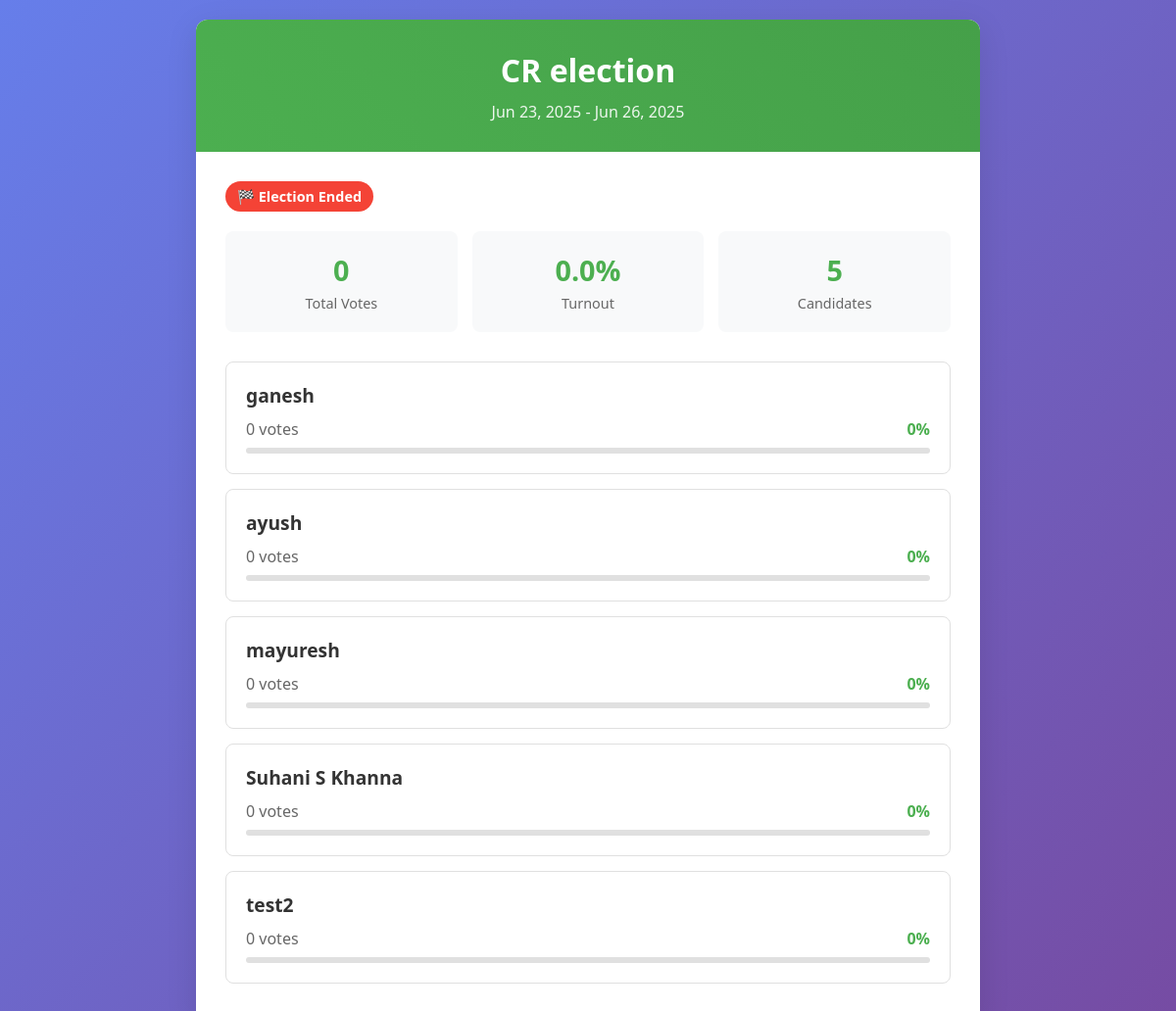
Screenshot of /results/8/ (signed in) with the database file from the repository.
### voting/models.py (models this page shows, shortened)
class Election(models.Model):
    name = models.CharField(max_length=255)
    start_date = models.DateTimeField()
    end_date = models.DateTimeField()
    is_active = models.BooleanField(default=True)
    def is_voting_open(self):
        now = timezone.now()
        return self.is_active and self.start_date <= now <= self.end_date
    def has_ended(self):
        return timezone.now() > self.end_date

class CandidateProfile(models.Model):
    user = models.OneToOneField(CustomUser, on_delete=models.CASCADE)
    manifesto = models.TextField(blank=True, help_text="Your campaign manifesto and promises")
    slogan = models.CharField(max_length=200, blank=True, help_text="Campaign slogan or motto")
    votes_received = models.IntegerField(default=0)

class CustomUser(AbstractUser):
    ROLE_CHOICES = (
        ('voter', 'Voter'),
        ('candidate', 'Candidate'),
        ('admin', 'Admin'),
    )
    BRANCH_CHOICES = [
        ('CSE', 'Computer Science'),
        ('ECE', 'Electronics and Communication'),
        ('ME', 'Mechanical'),
        ('CE', 'Civil'),
        ('EE', 'Electrical'),
    ]
    YEAR_CHOICES = [
        ('1', 'First Year'),
        ('2', 'Second Year'),
        ('3', 'Third Year'),
        ('4', 'Fourth Year'),
    ]
    role = models.CharField(max_length=10, choices=ROLE_CHOICES, default='voter')
    email = models.EmailField(unique=True)
    branch = models.CharField(max_length=50, choices=BRANCH_CHOICES, default='CSE')
    year_of_study = models.CharField(max_length=1, choices=YEAR_CHOICES, default='1')
    USERNAME_FIELD = 'email'
    REQUIRED_FIELDS = ['username']

### voting/views.py (the view)
# urls.py: path('results/', views.election_results, name='election_results'),
@login_required
def election_results(request, election_id=None):
    election = (get_object_or_404(Election, id=election_id) if election_id
               else Election.objects.filter(is_active=True).first())
    if not election:
        return render(request, 'voting/no_active_election.html')
    if request.user.role != 'admin' and not election.has_ended():
        raise PermissionDenied("Results viewable by admins only or after election ends.")
    candidates_with_votes = []
    for candidate in CandidateProfile.objects.all():
        vote_count = Vote.objects.filter(candidate=candidate, election=election).count()
        candidates_with_votes.append({
            'candidate': candidate,
            'votes': vote_count,
            'percentage': 0
        })
    total_votes = sum(item['votes'] for item in candidates_with_votes)
    for item in candidates_with_votes:
        if total_votes > 0:
            item['percentage'] = round((item['votes'] / total_votes) * 100, 2)
    candidates_with_votes.sort(key=lambda x: x['votes'], reverse=True)
    total_eligible_voters = VoterProfile.objects.count()
    voter_turnout = round((total_votes / total_eligible_voters) * 100, 2) if total_eligible_voters > 0 else 0
    return render(request, 'voting/results.html', {
        'election': election,
        'candidates_with_votes': candidates_with_votes,
        'total_votes': total_votes,
        'total_eligible_voters': total_eligible_voters,
        'voter_turnout': voter_turnout,
        'election_ended': election.has_ended(),
        'election_active': election.is_voting_open(),
    })

### voting/templates/voting/results.html (shortened to what this page needs)
<!DOCTYPE html>
<html lang="en">
<head>
</head>
<body>
    <div class="container">
        <div class="header">
            <h1>{{ election.name }}</h1>
            <p>{{ election.start_date|date:"M j, Y" }} - {{ election.end_date|date:"M j, Y" }}</p>
        </div>
        <div class="content">
            {% if election_active %}
                <span class="status status-active">🗳️ Voting Open</span>
            {% elif election_ended %}
                <span class="status status-ended">🏁 Election Ended</span>
            {% else %}
                <span class="status status-inactive">⏳ Voting Closed</span>
            {% endif %}
            <div class="stats">
                <div class="stat">
                    <div class="stat-number">{{ total_votes }}</div>
                    <div class="stat-label">Total Votes</div>
                </div>
                <div class="stat">
                    <div class="stat-number">{{ voter_turnout }}%</div>
                    <div class="stat-label">Turnout</div>
                </div>
                <div class="stat">
                    <div class="stat-number">{{ candidates_with_votes|length }}</div>
                    <div class="stat-label">Candidates</div>
                </div>
            </div>
            {% if candidates_with_votes %}
                {% for item in candidates_with_votes %}
                    <div class="candidate">
                        <div class="candidate-name">
                            {{ item.candidate.user.get_full_name|default:item.candidate.user.username }}
                        </div>
                        <div class="vote-bar">
                            <span class="votes">{{ item.votes }} vote{{ item.votes|pluralize }}</span>
                            <span class="percentage">{{ item.percentage }}%</span>
                        </div>
                        <div class="progress">
                        </div>
                    </div>
                {% endfor %}
            {% else %}
                <div class="no-results">
                    <h3>No votes cast yet</h3>
                    <p>Results will appear once voting begins</p>
                </div>
            {% endif %}
        </div>
    </div>
</body>
</html>

### voting/templates/voting/results.html (style rules this page uses)
* { margin: 0; padding: 0; box-sizing: border-box; }
body { font-family: 'Segoe UI', Tahoma, Geneva, Verdana, sans-serif; background: linear-gradient(135deg, #667eea 0%, #764ba2 100%); min-height: 100vh; padding: 20px; }
.container { max-width: 800px; margin: 0 auto; background: white; border-radius: 12px; box-shadow: 0 8px 32px rgba(0,0,0,0.1); overflow: hidden; }
.header { background: linear-gradient(45deg, #4CAF50, #45a049); color: white; padding: 30px; text-align: center; }
.header h1 { font-size: 2em; margin-bottom: 10px; }
.header p { opacity: 0.9; }
.content { padding: 30px; }
.stats { display: grid; grid-template-columns: repeat(auto-fit, minmax(150px, 1fr)); gap: 15px; margin-bottom: 30px; }
.stat { text-align: center; padding: 20px; background: #f8f9fa; border-radius: 8px; }
.stat-number { font-size: 1.8em; font-weight: bold; color: #4CAF50; }
.stat-label { color: #666; font-size: 0.9em; margin-top: 5px; }
.candidate { border: 1px solid #e0e0e0; border-radius: 8px; padding: 20px; margin-bottom: 15px; position: relative; transition: transform 0.2s; }
.candidate-name { font-size: 1.2em; font-weight: bold; margin-bottom: 10px; color: #333; }
.vote-bar { display: flex; justify-content: space-between; align-items: center; margin-bottom: 8px; }
.votes { color: #666; }
.percentage { font-weight: bold; color: #4CAF50; }
.progress { width: 100%; height: 6px; background: #e0e0e0; border-radius: 3px; overflow: hidden; }
.status { display: inline-block; padding: 6px 12px; border-radius: 20px; font-size: 0.9em; font-weight: bold; margin-bottom: 20px; }
.status-ended { background: #f44336; color: white; }

### rows the page displays
Election: name "CR election", start_date "Jun 23, 2025", end_date "Jun 26, 2025"
CandidateProfile: candidate.user.get_full_name "ganesh", votes "0", percentage "0"
CandidateProfile: candidate.user.get_full_name "ayush", votes "0", percentage "0"
CandidateProfile: candidate.user.get_full_name "mayuresh", votes "0", percentage "0"
CandidateProfile: candidate.user.get_full_name "Suhani S Khanna", votes "0", percentage "0"
CandidateProfile: candidate.user.get_full_name "test2", votes "0", percentage "0"

### other values shown
{{ total_votes }} "0"
{{ voter_turnout }} "0.0"
{{ candidates_with_votes|length }} "5"
